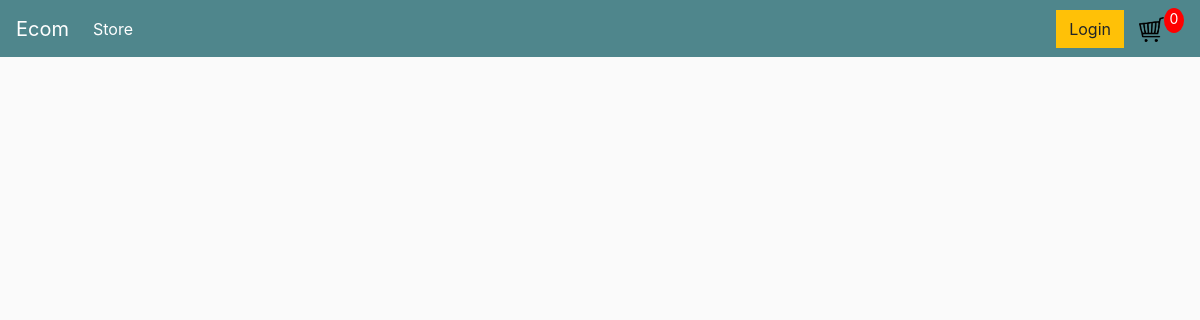
Before: / with the older database file.
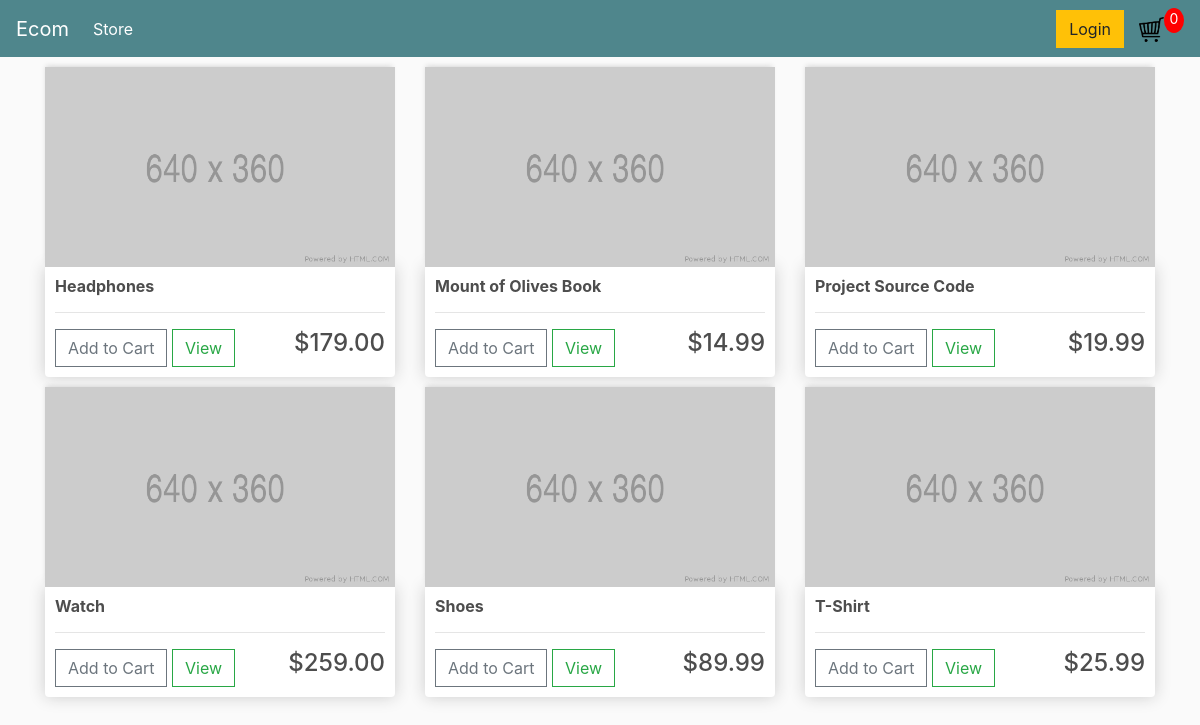
After: the same page with the newer database file.
### store/models.py (models this page shows, shortened)
class Product(models.Model):
    name = models.CharField(max_length=200, null=True)
    price = models.FloatField()
    digital = models.BooleanField(default=False, null=True, blank=False)

### store/views.py (the view)
# urls.py: path('', include('store.urls'))
def store(request):
    products = Product.objects.all()
    context = {'products':products}
    return render(request, 'store/store.html', context)

### store/templates/store/store.html
{% extends 'store/main.html'%} {% load static%} {%block content%}
<div class="row">
    {% for product in products %}
    <div class="col-lg-4">
        <img class="thumbnail" src="{% static 'images/placeholder.png'%}" alt="">
        <div class="box-element product">
            <h6><strong>{{product.name}}</strong></h6>
            <hr>
            <button class="btn btn-outline-secondary add-btn">Add to Cart</button>
            <a href="#" class="btn btn-outline-success">View</a>
            <h4 style="display: inline-block;float: right">${{product.price|floatformat:2}}</h4>
        </div>
    </div>
    {% endfor %}
</div>
{% endblock content %}

### store/templates/store/main.html (shortened to what this page needs)
<!DOCTYPE html> {%load static%}
<html lang="en">
<head>
    <link rel="stylesheet" href="https://stackpath.bootstrapcdn.com/bootstrap/4.5.0/css/bootstrap.min.css">
    <link rel="stylesheet" href="{% static 'css/main.css'%}">
</head>
<body>
    <nav class="navbar navbar-expand-lg navbar-dark bg-dark">
        <a class="navbar-brand" href="{%url 'store' %}">Ecom</a>
        <div class="collapse navbar-collapse" id="navbarSupportedContent">
            <ul class="navbar-nav mr-auto">
                <li class="nav-item active">
                    <a class="nav-link" href="{%url 'store' %}">Store <span class="sr-only">(current)</span></a>
                </li>
            </ul>
            <div class="form-inline my-2 my-lg-0">
                <a href="" class="btn btn-warning">Login</a>
                <a href="{% url 'cart'%}">
                    <img id="cart-icon" src="{%static 'images/cart.png'%}">
                </a>
                <p id="cart-total">0</p>
            </div>
        </div>
    </nav>
    <div class="container">
        {% block content%} {% endblock content%}
    </div>
</body>
</html>

### static/css/main.css (style rules this page uses)
body { background-color: hsl(0, 0%, 98%); }
h1, h2, h3, h4, h5, h6 { color: hsl(0, 0%, 30%); }
.box-element { box-shadow: hsl(0, 0%, 80%) 0 0 16px; background-color: #fff; border-radius: 4px; padding: 10px; }
.thumbnail { width: 100%; height: 200px; -webkit-box-shadow: -1px -3px 5px -2px rgba(214, 214, 214, 1); -moz-box-shadow: -1px -3px 5px -2px rgba(214, 214, 214, 1); box-shadow: -1px -3px 5px -2px rgba(214, 214, 214, 1); }
.product { border-radius: 0 0 4px 4px; }
.bg-dark { background-color: #4f868c!important; }
#cart-icon { width: 25px; display: inline-block; margin-left: 15px; }
#cart-total { display: block; text-align: center; color: #fff; background-color: red; width: 20px; height: 25px; border-radius: 50%; font-size: 14px; }
.col-lg-4, .col-lg-6, .col-lg-8, .col-lg-12 { margin-top: 10px; }
.btn { border-radius: 0; }

Changed rows visible on the page:
added Product: name "Headphones", price "179.00"
added Product: name "Mount of Olives Book", price "14.99"
added Product: name "Project Source Code", price "19.99"
added Product: name "Watch", price "259.00"
added Product: name "Shoes", price "89.99"
added Product: name "T-Shirt", price "25.99"
